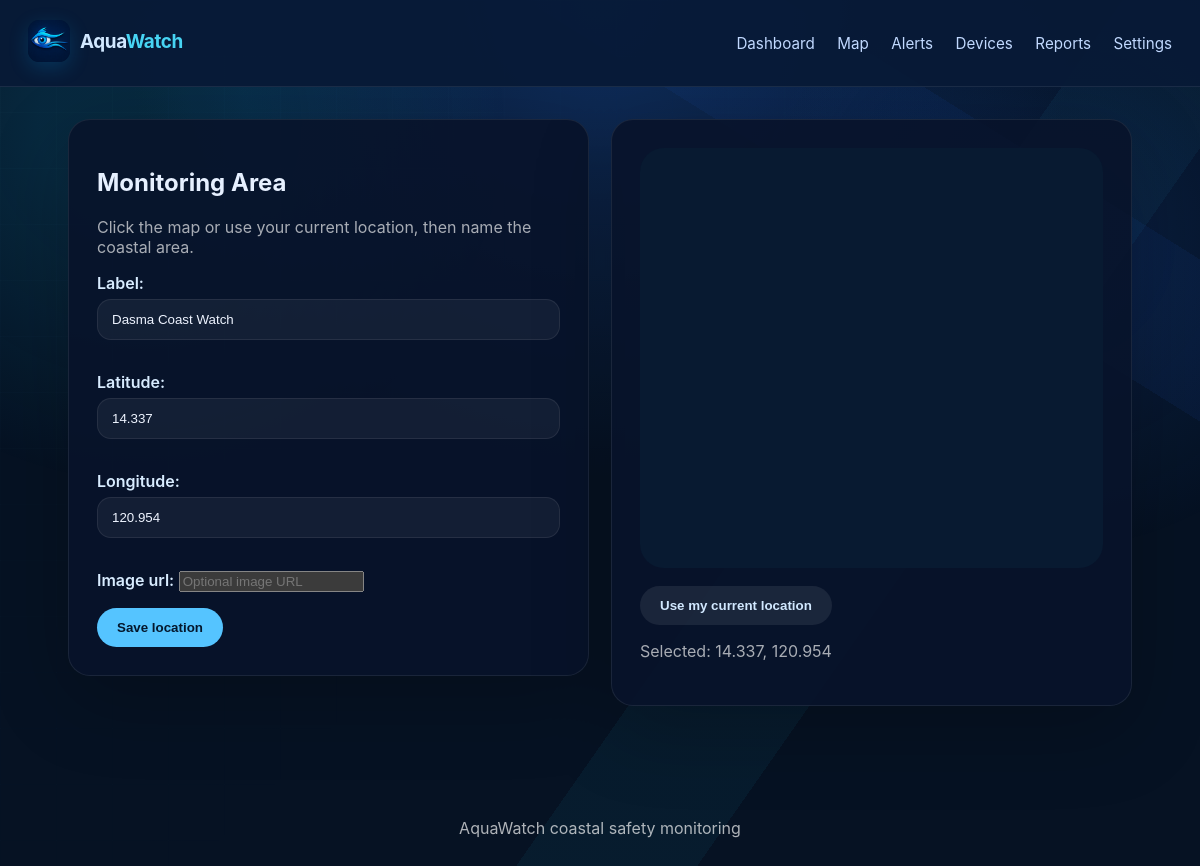
The page /location/ (signed in) on the database its author committed.
### aquawatch_app/models.py (models this page shows, shortened)
class MonitoringArea(models.Model):
    user = models.OneToOneField(User, on_delete=models.CASCADE)
    label = models.CharField(max_length=128, default='Quiapo District Coast Watch')
    latitude = models.FloatField(default=14.5995)
    longitude = models.FloatField(default=120.9842)
    image_url = models.URLField(blank=True)

### aquawatch_app/views.py (the view)
# urls.py: path('location/', views.location, name='location'),
@login_required
def location(request):
    area = get_or_create_monitoring_area(request.user)
    if request.method == 'POST':
        form = MonitoringAreaForm(request.POST, instance=area)
        if form.is_valid():
            form.save()
            return redirect('dashboard')
    else:
        form = MonitoringAreaForm(instance=area)
    return render(request, 'aquawatch_app/location.html', {
        'form': form,
        'area': area,
        'google_maps_key': settings.GOOGLE_MAPS_API_KEY,
    })

### aquawatch_app/forms.py
class MonitoringAreaForm(forms.ModelForm):
    class Meta:
        model = MonitoringArea
        fields = ['label', 'latitude', 'longitude', 'image_url']
        widgets = {
            'label': forms.TextInput(attrs={'placeholder': 'Monitoring area name'}),
            'latitude': forms.NumberInput(attrs={'step': '0.0001'}),
            'longitude': forms.NumberInput(attrs={'step': '0.0001'}),
            'image_url': forms.URLInput(attrs={'placeholder': 'Optional image URL'}),
        }

### aquawatch_app/context_processors.py (called while the page is built)
def aquawatch_preferences(request):
    if not request.user.is_authenticated:
        return {'aqua_profile': None, 'aqua_language': 'English', 'aqua_dark_mode': True}
    try:
        profile = request.user.userprofile
    except (AttributeError, UserProfile.DoesNotExist):
        profile = None
    return {
        'aqua_profile': profile,
        'aqua_language': profile.language if profile else 'English',
        'aqua_dark_mode': profile.dark_mode if profile else True,
    }

### aquawatch_app/views.py (called while the page is built)
def get_or_create_monitoring_area(user: User) -> MonitoringArea:
    area, _ = MonitoringArea.objects.get_or_create(user=user)
    return area

### aquawatch_app/templates/aquawatch_app/location.html (shortened to what this page needs)
{% extends 'aquawatch_app/base.html' %}
{% block content %}<div class="split-layout"><section class="page-card"><h1>Monitoring Area</h1><p class="muted">Click the map or use your current location, then name the coastal area.</p><form method="post">{% csrf_token %}{{ form.as_p }}<button class="button" type="submit">Save location</button></form></section><section class="page-card"><div id="location-picker" class="map-frame"></div><div class="form-actions"><button class="button button-secondary" id="use-location" type="button">Use my current location</button></div><p id="coordinate-status" class="muted">Selected: {{ area.latitude }}, {{ area.longitude }}</p>{% if area.image_url %}<img class="device-photo" src="{{ area.image_url }}" alt="{{ area.label }}">{% endif %}</section></div>
{% endblock %}

### aquawatch_app/static/aquawatch_app/styles.css (style rules this page uses)
:root { color-scheme: dark; background: #061223; color: #f5f9ff; font-family: Inter, system-ui, sans-serif; }
* { box-sizing: border-box; }
body { margin: 0; background: radial-gradient(circle at top, #0f2e5e 0%, #061223 45%); color: #e6f0ff; }
.page-card { background: rgba(8, 19, 43, 0.9); border: 1px solid rgba(255, 255, 255, 0.08); border-radius: 22px; box-shadow: 0 24px 80px rgba(0, 0, 0, 0.22); padding: 28px; margin-bottom: 24px; }
.muted { color: rgba(255, 255, 255, 0.65); }
.split-layout { display: grid; grid-template-columns: repeat(2, minmax(0, 1fr)); gap: 22px; align-items: start; }
.button-row, .form-actions { display: flex; gap: 14px; flex-wrap: wrap; margin-top: 18px; }
.button, .button-secondary { padding: 12px 20px; border-radius: 999px; border: none; font-weight: 700; text-decoration: none; display: inline-flex; align-items: center; justify-content: center; cursor: pointer; }
.button { background: #55c4ff; color: #04172c; }
.button-secondary { background: rgba(255, 255, 255, 0.08); color: #d1e8ff; }
.map-frame { min-height: 420px; width: 100%; border-radius: 24px; overflow: hidden; background: #081a31; }
input[type='text'], input[type='email'], input[type='password'], input[type='number'], textarea, select { width: 100%; margin-top: 6px; margin-bottom: 16px; padding: 12px 14px; border-radius: 14px; border: 1px solid rgba(255, 255, 255, 0.08); background: rgba(255, 255, 255, 0.05); color: #eef4ff; }
label { font-weight: 600; color: #d8ecff; }
body::before { content:""; position:fixed; z-index:0; inset:0; pointer-events:none; background:radial-gradient(circle at 12% 14%,rgba(15,181,231,.14) 0 8%,transparent 28%),radial-gradient(circle at 88% 28%,rgba(29,98,223,.12) 0 7%,transparent 25%),linear-gradient(125deg,transparent 0 62%,rgba(38,194,232,.055) 62% 72%,transparent 72%),linear-gradient(32deg,transparent 0 74%,rgba(29,98,223,.07) 74% 84%,transparent 84%); }
body::after { content:""; position:fixed; z-index:0; inset:0; pointer-events:none; opacity:.42; background-image:linear-gradient(rgba(116,214,255,.045) 1px,transparent 1px),linear-gradient(90deg,rgba(116,214,255,.045) 1px,transparent 1px); background-size:56px 56px; mask-image:linear-gradient(135deg,#000 0%,transparent 66%); }

### rows shown on the page
MonitoringArea: label "Dasma Coast Watch", latitude "14.337", longitude "120.954"
